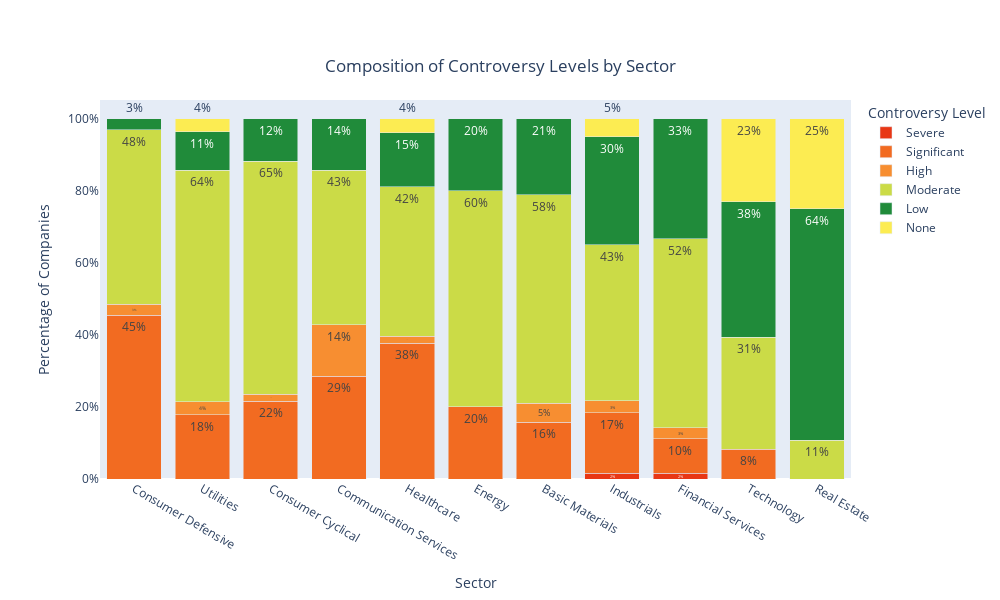

Here is the notebook cell this chart was saved with:
### Markdown cell above
### Social Risk Score: 0.81 (Strong positive correlation) 
- This shows a strong positive correlation, indicating that social risk is a major driver of the overall ESG risk score.

### Governance Risk Score: 0.58 (Moderate positive correlation) 
- Similar to environmental risk, higher governance risk is associated with higher total ESG risk, but the relationship is moderately strong.

## Key Correlation Insight Among Individual Componenents 
Governance vs. Social: 0.52 (Moderate positive correlation) 
- There's a moderate tendency for companies with higher governance risk to also have higher social risk.

# Key takeaways: Stronger emphasis on Social risk management to improve overall ESG ratings 
### Tips for Companies
- Invest in employee training and development 
- Enhance customer relations, strengthen community relations

### Code cell
#bar charts of risk and controvery levels
import ipywidgets as widgets
from IPython.display import display, clear_output
levels = df2_cleaned[['Controversy Level', 'ESG Risk Level', 'Sector']]

# Remove "Controversy Level=" from values in the column
levels["Controversy Level"] = levels["Controversy Level"].str.replace("Controversy Level", "", regex=False)
df_controversy_lvl = levels.groupby(["Sector", "Controversy Level"]).size().reset_index(name="Count")
df_controversy_lvl["Proportion"] = df_controversy_lvl.groupby("Sector")["Count"].transform(lambda x: x / x.sum())
df_controversy_lvl["Controversy Level"] = (df_controversy_lvl["Controversy Level"].astype("category")).str.replace("Controversy Level", "", regex=False).str.strip()

low_controversy = df_controversy_lvl[df_controversy_lvl["Controversy Level"] == "Low"][["Sector", "Proportion"]]
sorted_sectors = low_controversy.sort_values(by="Proportion", ascending=True)["Sector"].tolist()

def plot_controversy_level():
    fig1 = px.bar(
        df_controversy_lvl, 
        x="Sector", 
        y="Proportion",  # Use proportion instead of count
        color="Controversy Level", 
        title="Composition of Controversy Levels by Sector",
        barmode="stack",
        text=df_controversy_lvl["Proportion"].apply(lambda x: f"{x:.0%}"),
        color_discrete_map=custom_colors,
        category_orders={"Sector": sorted_sectors,
            "Controversy Level": ["Severe", "Significant", "High", "Moderate", "Low", "None"]}
    )

    fig1.update_layout(
        width=1000,  
        height=600, 
        title_x=0.5, 
        title_y=0.9,
        margin=dict(l=100, r=100, t=100, b=100),  
        legend_title_text="Controversy Level"  
    )

    # Format y-axis as percentage
    fig1.update_yaxes(showgrid = False, tickformat=".0%", title="Percentage of Companies")

    fig1.show()

plot_controversy_level()

### Figure 1 — Plotly figure (JSON) as saved in the notebook; plotly's stock layout.template omitted (floating-point values rounded to 4 significant figures)
{"data": [{"hovertemplate": "Controversy Level=Severe<br>Sector=%{x}<br>Proportion=%{y}<br>text=%{text}<extra></extra>", "legendgroup": "Severe", "marker": {"color": "#e83715", "pattern": {"shape": ""}}, "name": "Severe", "orientation": "v", "showlegend": true, "text": ["2%", "2%"], "textposition": "auto", "type": "bar", "x": ["Financial Services", "Industrials"], "xaxis": "x", "y": [0.01587, 0.01667], "yaxis": "y"}, {"hovertemplate": "Controversy Level=Significant<br>Sector=%{x}<br>Proportion=%{y}<br>text=%{text}<extra></extra>", "legendgroup": "Significant", "marker": {"color": "#f26b21", "pattern": {"shape": ""}}, "name": "Significant", "orientation": "v", "showlegend": true, "text": ["16%", "29%", "22%", "45%", "20%", "10%", "38%", "17%", "8%", "18%"], "textposition": "auto", "type": "bar", "x": ["Basic Materials", "Communication Services", "Consumer Cyclical", "Consumer Defensive", "Energy", "Financial Services", "Healthcare", "Industrials", "Technology", "Utilities"], "xaxis": "x", "y": [0.1579, 0.2857, 0.2157, 0.4545, 0.2, 0.09524, 0.3774, 0.1667, 0.08197, 0.1786], "yaxis": "y"}, {"hovertemplate": "Controversy Level=High<br>Sector=%{x}<br>Proportion=%{y}<br>text=%{text}<extra></extra>", "legendgroup": "High", "marker": {"color": "#f78e31", "pattern": {"shape": ""}}, "name": "High", "orientation": "v", "showlegend": true, "text": ["5%", "14%", "2%", "3%", "3%", "2%", "3%", "4%"], "textposition": "auto", "type": "bar", "x": ["Basic Materials", "Communication Services", "Consumer Cyclical", "Consumer Defensive", "Financial Services", "Healthcare", "Industrials", "Utilities"], "xaxis": "x", "y": [0.05263, 0.1429, 0.01961, 0.0303, 0.03175, 0.01887, 0.03333, 0.03571], "yaxis": "y"}, {"hovertemplate": "Controversy Level=Moderate<br>Sector=%{x}<br>Proportion=%{y}<br>text=%{text}<extra></extra>", "legendgroup": "Moderate", "marker": {"color": "#cbdb47", "pattern": {"shape": ""}}, "name": "Moderate", "orientation": "v", "showlegend": true, "text": ["58%", "43%", "65%", "48%", "60%", "52%", "42%", "43%", "11%", "31%", "64%"], "textposition": "auto", "type": "bar", "x": ["Basic Materials", "Communication Services", "Consumer Cyclical", "Consumer Defensive", "Energy", "Financial Services", "Healthcare", "Industrials", "Real Estate", "Technology", "Utilities"], "xaxis": "x", "y": [0.5789, 0.4286, 0.6471, 0.4848, 0.6, 0.5238, 0.4151, 0.4333, 0.1071, 0.3115, 0.6429], "yaxis": "y"}, {"hovertemplate": "Controversy Level=Low<br>Sector=%{x}<br>Proportion=%{y}<br>text=%{text}<extra></extra>", "legendgroup": "Low", "marker": {"color": "#208b3a", "pattern": {"shape": ""}}, "name": "Low", "orientation": "v", "showlegend": true, "text": ["21%", "14%", "12%", "3%", "20%", "33%", "15%", "30%", "64%", "38%", "11%"], "textposition": "auto", "type": "bar", "x": ["Basic Materials", "Communication Services", "Consumer Cyclical", "Consumer Defensive", "Energy", "Financial Services", "Healthcare", "Industrials", "Real Estate", "Technology", "Utilities"], "xaxis": "x", "y": [0.2105, 0.1429, 0.1176, 0.0303, 0.2, 0.3333, 0.1509, 0.3, 0.6429, 0.377, 0.1071], "yaxis": "y"}, {"hovertemplate": "Controversy Level=None<br>Sector=%{x}<br>Proportion=%{y}<br>text=%{text}<extra></extra>", "legendgroup": "None", "marker": {"color": "#fcec52", "pattern": {"shape": ""}}, "name": "None", "orientation": "v", "showlegend": true, "text": ["4%", "5%", "25%", "23%", "4%"], "textposition": "auto", "type": "bar", "x": ["Healthcare", "Industrials", "Real Estate", "Technology", "Utilities"], "xaxis": "x", "y": [0.03774, 0.05, 0.25, 0.2295, 0.03571], "yaxis": "y"}], "layout": {"barmode": "stack", "height": 600, "legend": {"title": {"text": "Controversy Level"}, "tracegroupgap": 0}, "margin": {"b": 100, "l": 100, "r": 100, "t": 100}, "title": {"text": "Composition of Controversy Levels by Sector", "x": 0.5, "y": 0.9}, "width": 1000, "xaxis": {"anchor": "y", "categoryarray": ["Consumer Defensive", "Utilities", "Consumer Cyclical", "Communication Services", "Healthcare", "Energy", "Basic Materials", "Industrials", "Financial Services", "Technology", "Real Estate"], "categoryorder": "array", "domain": [0, 1], "title": {"text": "Sector"}}, "yaxis": {"anchor": "x", "domain": [0, 1], "showgrid": false, "tickformat": ".0%", "title": {"text": "Percentage of Companies"}}}}
